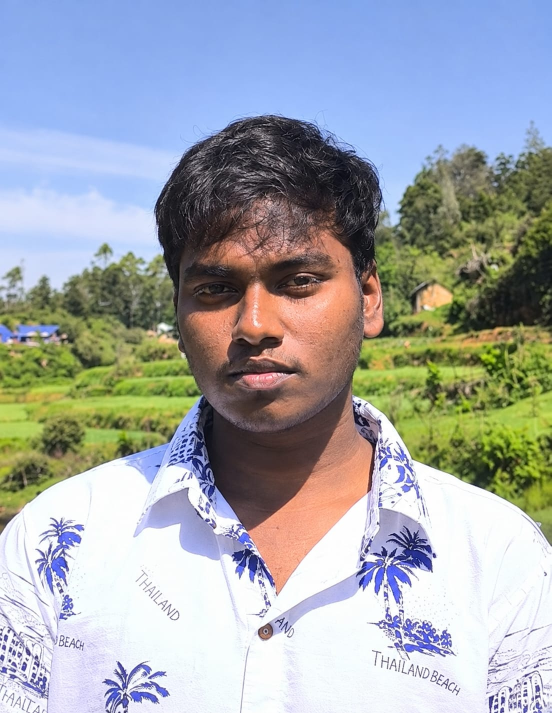
#> input picture WhatsApp Image 2026-10-24 at 3.32.56 PM.jpeg, 1103 x 1426 px (shown at 1/2 size)
$ jupyter execute 'EXP3 (5).ipynb'
#> lines starting #> are read from the running program, lines starting #| are printed output that depends on the picture
# Ex. No: 03 - Histogram of an Images

# Name: FRANKLIN.F
# Reg. No: 212224240041

[cell 1]
import cv2
import numpy as np
import matplotlib.pyplot as plt

# Read Original Grayscale Image
img = cv2.imread(
    'WhatsApp Image 2026-10-24 at 3.32.56 PM.jpeg',
    cv2.IMREAD_GRAYSCALE
)
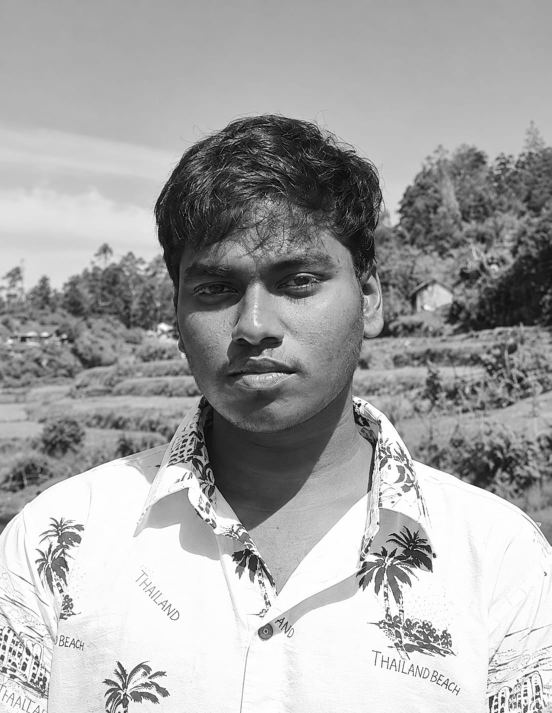
#> img: shape (1426, 1103) (shown at 1/2 size); min 0, max 255, mean 165.7

if img is None:
    raise ValueError("Image not found. Check the image path.")

# Display Original Image
plt.figure(figsize=(6, 5))
plt.imshow(img, cmap='gray')
plt.title('Original Image')
plt.axis('off')
plt.show()

# Display Original Histogram
plt.hist(img.ravel(), bins=256, range=[0, 256])
plt.title('Original Image Histogram')
plt.xlabel('Pixel Intensity')
plt.ylabel('Frequency')
plt.show()
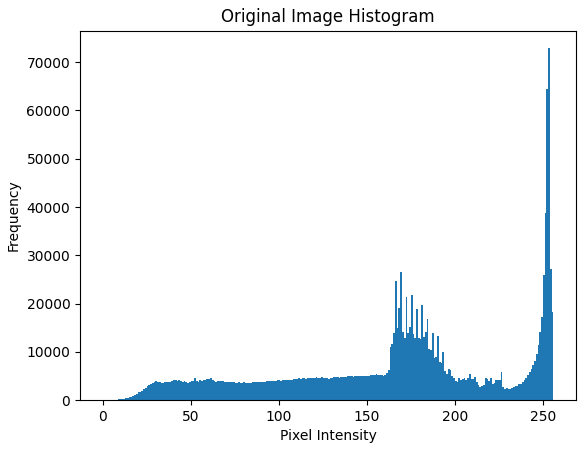
#> figure drawn by matplotlib, 1 panel; tallest bar 72881 high, from x = 253 to 254

# Perform Histogram Equalization
img_eq = cv2.equalizeHist(img)
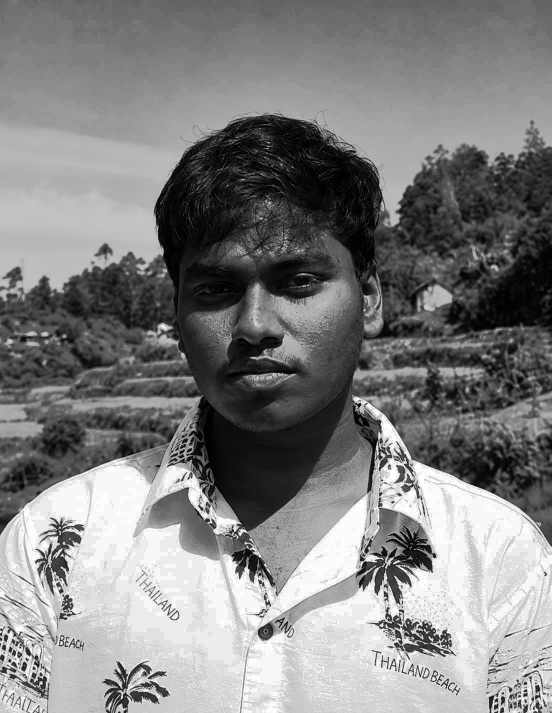
#> img_eq: shape (1426, 1103) (shown at 1/2 size); min 0, max 255, mean 128.8

# Display Equalized Histogram
plt.hist(img_eq.ravel(), bins=256, range=[0, 256])
plt.title('Equalized Histogram')
plt.xlabel('Pixel Intensity')
plt.ylabel('Frequency')
plt.show()
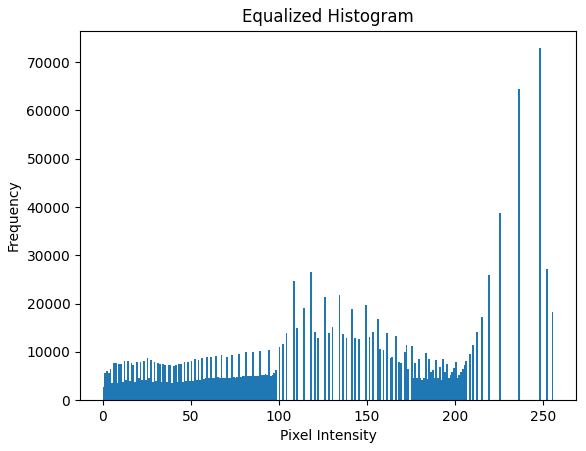
#> figure drawn by matplotlib, 1 panel; tallest bar 72881 high, from x = 248 to 249

# Display Equalized Image
plt.figure(figsize=(6, 5))
plt.imshow(img_eq, cmap='gray')
plt.title('Equalized Image')
plt.axis('off')
plt.show()

# Read Original Color Image
img = cv2.imread(
    'WhatsApp Image 2026-10-24 at 3.32.56 PM.jpeg',
    cv2.IMREAD_COLOR
)
#> img is the input picture: shape (1426, 1103, 3); mean B, G, R 170.8, 166.6, 161.8

if img is None:
    raise ValueError("Color image not found.")

# Convert BGR to HSV
img_hsv = cv2.cvtColor(img, cv2.COLOR_BGR2HSV)
#> img_hsv: shape (1426, 1103, 3); mean H, S, V 79.1, 72.7, 193

# Apply Histogram Equalization to V Channel
img_hsv[:, :, 2] = cv2.equalizeHist(img_hsv[:, :, 2])
#> img_hsv: shape (1426, 1103, 3); mean H, S, V 79.1, 72.7, 130.6

# Convert HSV to BGR
img_eq = cv2.cvtColor(img_hsv, cv2.COLOR_HSV2BGR)
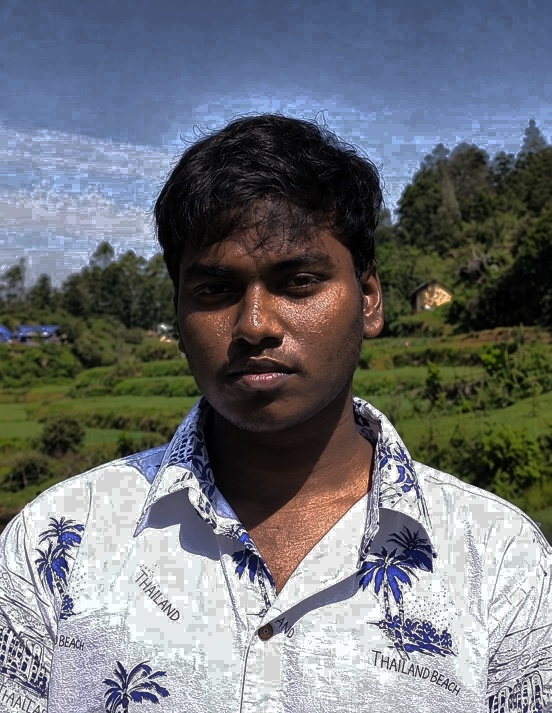
#> img_eq: shape (1426, 1103, 3) (shown at 1/2 size); mean B, G, R 119.3, 114, 110.5

# Display Equalized Color Image
plt.imshow(cv2.cvtColor(img_eq, cv2.COLOR_BGR2RGB))
plt.title('Equalized Image')
plt.axis('off')
plt.show()

# Display Color Image Histogram
plt.hist(img_eq.ravel(), bins=256, range=[0, 256])
plt.title('Histogram Equalized')
plt.xlabel('Pixel Intensity')
plt.ylabel('Frequency')
plt.show()
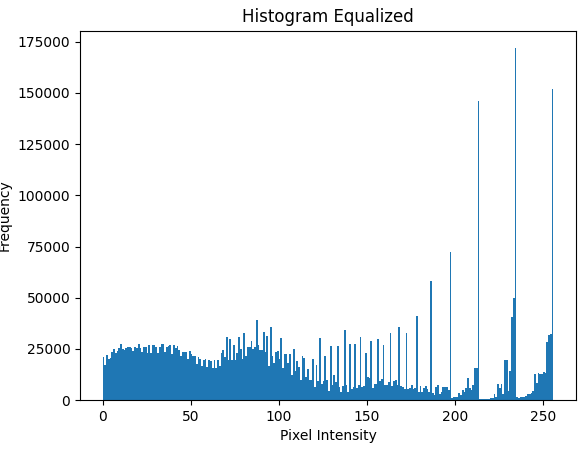
#> figure drawn by matplotlib, 1 panel; tallest bar 171808 high, from x = 234 to 235

# Compare Original and Equalized Color Images
plt.figure(figsize=(20, 10))

plt.subplot(221)
plt.imshow(cv2.cvtColor(img, cv2.COLOR_BGR2RGB))
plt.title('Original Color Image')
plt.axis('off')

plt.subplot(222)
plt.imshow(cv2.cvtColor(img_eq, cv2.COLOR_BGR2RGB))
plt.title('Equalized Image')
plt.axis('off')

plt.show()
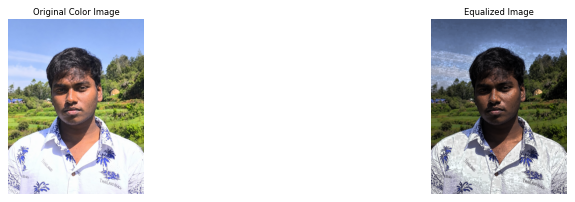
#> figure drawn by matplotlib, 2 panels

# Compare Original and Equalized Histograms
plt.figure(figsize=(15, 4))

plt.subplot(121)
plt.hist(img.ravel(), bins=256, range=[0, 256])
plt.title('Original Image Histogram')
plt.xlabel('Pixel Intensity')
plt.ylabel('Frequency')

plt.subplot(122)
plt.hist(img_eq.ravel(), bins=256, range=[0, 256])
plt.title('Histogram Equalized')
plt.xlabel('Pixel Intensity')
plt.ylabel('Frequency')

plt.tight_layout()
plt.show()
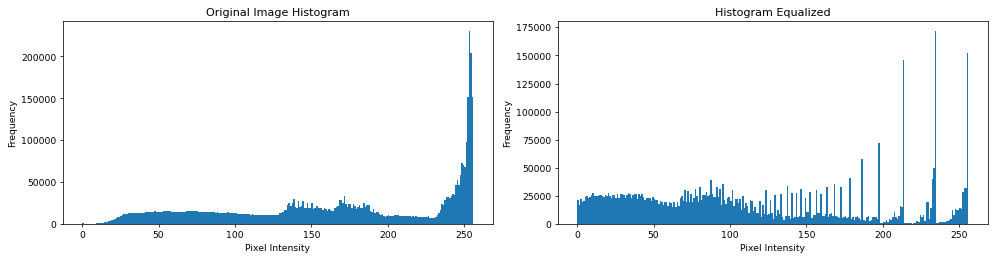
#> figure drawn by matplotlib, 2 panels; panel 1: tallest bar 230424 high, from x = 253 to 254; panel 2: tallest bar 171808 high, from x = 234 to 235
